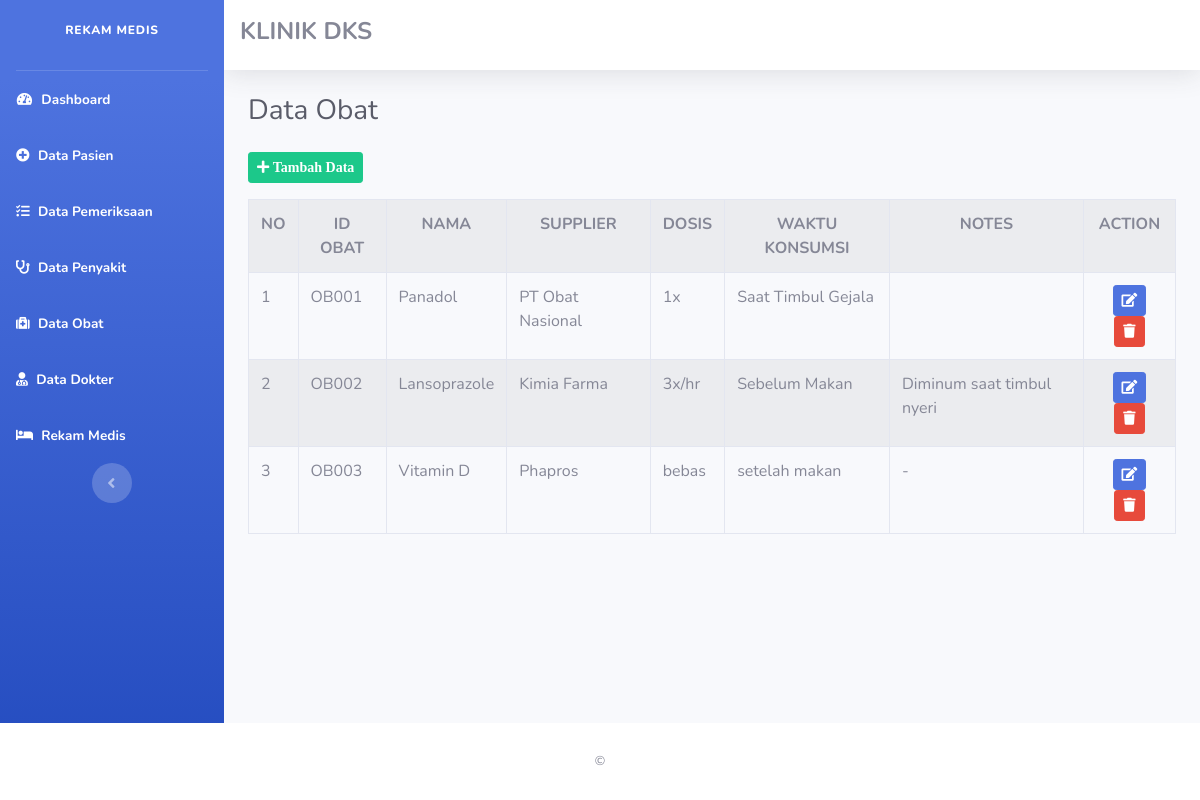
Page /index.php/data_obat on the committed database.
### tables this page shows
CREATE TABLE `data_obat` (
  `id_obat` varchar(8) NOT NULL,
  `nama_obat` varchar(40) NOT NULL,
  `supplier` varchar(50) NOT NULL,
  `dosis` varchar(25) NOT NULL,
  `konsumsi` varchar(25) NOT NULL,
  `notes` varchar(50) DEFAULT NULL
);

### application/controllers/Data_obat.php (called while the page is built, shortened)
<?php
class Data_obat extends CI_Controller {
    public function index()
    {
        $data['title'] = "Data Obat";
        $data['obat'] = $this->Rm_model->get_data('data_obat')->result();
        $this->load->view('templates/Header',$data);
        $this->load->view('templates/Sidebar');
        $this->load->view('Data_obat',$data);
        $this->load->view('templates/Footer');
    }
}
?>

### index.php (called while the page is built, shortened)
<?php
require_once BASEPATH.'core/CodeIgniter.php';

### application/models/Rm_model.php (called while the page is built, shortened)
<?php
class Rm_model extends CI_Model {
    public function get_data($table)
    {
       return $this->db->get($table);
    }
}
?>

### application/views/Data_obat.php (the view, shortened to what this page needs)
<div class="container-fluid">
<div class="d-sm-flex align-items-center justify-content-between mb-4">
    <h1 class="h3 mb-0 text-gray-800">Data Obat</h1>
</div>
<a class="btn btn-sm btn-success mb-3" href="<?php echo base_url('Data_obat/tambah_data') ?>">
            <i class ="fas fa-plus"> Tambah Data
            </i></a>
<table class ="table table-bordered table-striped" mt-2>
<tr>
            <th class="text-center"> NO </th>
            <th class="text-center"> ID OBAT </th>
            <th class="text-center"> NAMA  </th>
            <th class="text-center"> SUPPLIER </th>
            <th class="text-center"> DOSIS </th>
            <th class="text-center"> WAKTU KONSUMSI </th>
            <th class="text-center"> NOTES  </th>
            <th class="text-center"> ACTION  </th>
           </tr>
           <?php $no=1; foreach($obat as $ob) : ?>
            <tr>
            <td> <?php echo $no++ ?> </td>
            <td> <?php echo $ob->id_obat ?> </td>
            <td> <?php echo $ob->nama_obat ?> </td>
            <td> <?php echo $ob->supplier ?> </td>
            <td> <?php echo $ob->dosis ?> </td>
            <td> <?php echo $ob->konsumsi ?> </td>
            <td> <?php echo $ob->notes ?> </td>
            <td>
            <center> <a class="btn btn-sm btn-primary" href="<?php echo base_url('Data_obat/update_data/'.$ob->id_obat) ?>">
            <i class ="fas fa-edit">
            </i></a>
            <a onclick="return confirm('Yakin akan menghapus data ?')" class="btn btn-sm btn-danger" href="<?php echo base_url('Data_obat/delete_data/'.$ob->id_obat) ?>">
            <i class ="fas fa-trash">
            </i></a>
            </center>
            </td>
        </tr>
           <?php endforeach ?>
</table>
</div>

### rows in the picture
data_obat: id_obat "OB001", nama_obat "Panadol", supplier "PT Obat Nasional", dosis "1x", konsumsi "Saat Timbul Gejala"
data_obat: id_obat "OB002", nama_obat "Lansoprazole", supplier "Kimia Farma", dosis "3x/hr", konsumsi "Sebelum Makan", notes "Diminum saat timbul nyeri"
data_obat: id_obat "OB003", nama_obat "Vitamin D", supplier "Phapros", dosis "bebas", konsumsi "setelah makan", notes "-"
